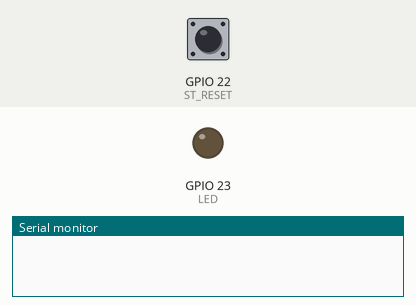
This program was run on a simulated ESP32. Parts: output pins drawn as LEDs (lit = HIGH), the last lines printed to the serial monitor. Inputs (shaded band) come from the test bench; at power-on: GPIO 22 (ST_RESET) HIGH.

Above: at 1.2 s.
1.3 s: GPIO 22 (ST_RESET) pulled LOW for 3.2 s
At 2.6 s:
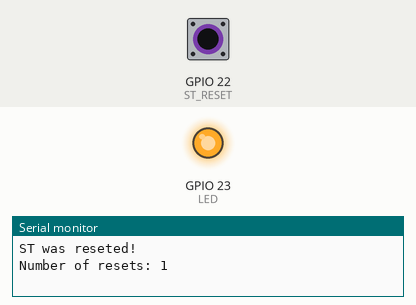
6.8 s: GPIO 22 (ST_RESET) pulled LOW for 0.15 s
At 9.5 s:
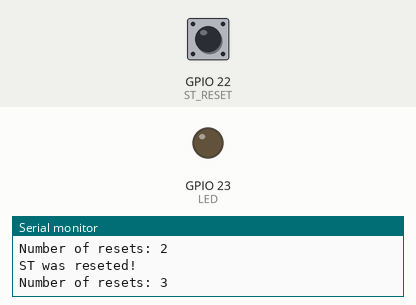
9.9 s: GPIO 22 (ST_RESET) pulled LOW for 1 s
At 10.3 s:
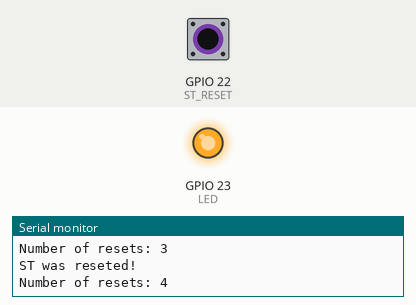
Timing chart, 0 to 13.4 s (numbered marks = the images above; inputs shaded):
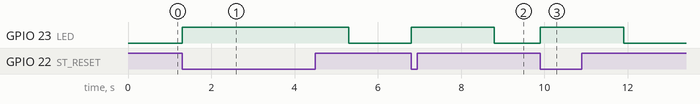

The program:

main.cpp
```cpp
#include <Arduino.h>

#define LED 23
#define ST_RESET 22
int i = 0;
int reset=0;

void setup() {
  // put your setup code here, to run once:
  Serial.begin(9600);
  pinMode(LED, OUTPUT);
  pinMode(ST_RESET, INPUT);
  digitalWrite(LED, LOW);

}

void loop() {

  if (digitalRead(ST_RESET) == LOW && reset == 0) {
    Serial.println("ST was reseted!");
    i++;
    Serial.print("Number of resets: ");Serial.println(i);
    reset =1;
    digitalWrite(LED,HIGH);
    delay(2000);
    while (ST_RESET == LOW) {
      delay(100);
    }
    reset = 0;
    digitalWrite(LED, LOW);
  }
  /*digitalWrite(LED, HIGH);
  delay(1000);
  digitalWrite(LED, LOW);
  delay(1000);*/
}
```

Measured:
- after the input at 1.3 s, GPIO 23 (LED): LOW → HIGH at once, → LOW 4.0 s later
- after the input at 6.8 s, GPIO 23 (LED): LOW → HIGH at once, → LOW 2.0 s later
- after the input at 9.9 s, GPIO 23 (LED): LOW → HIGH at once, → LOW 2.0 s later
